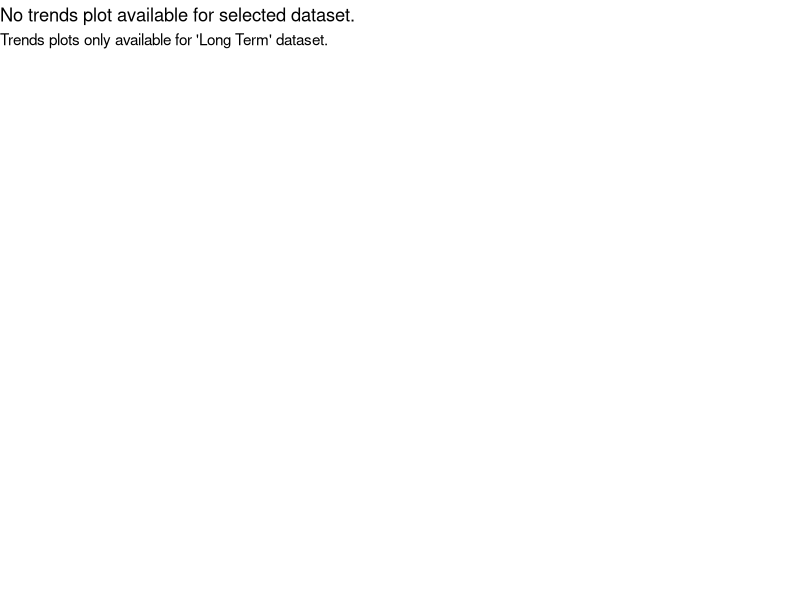

Here is the R script that generated this plot:
# Create "blank" plot for dynamic map plot link
# Erik.Leppo@tetratech.com
# 2021-09-08
#~~~~~~~~~~~~~~~~~~~~~~~~~~~~~

# Packages
library(ggplot2)

# Plot
p_blank <- ggplot() + 
  theme_void() +
  labs(title = "No trends plot available for selected dataset."
       , subtitle = "Trends plots only available for 'Long Term' dataset.")

# Save
ggsave("_no_plot.png")